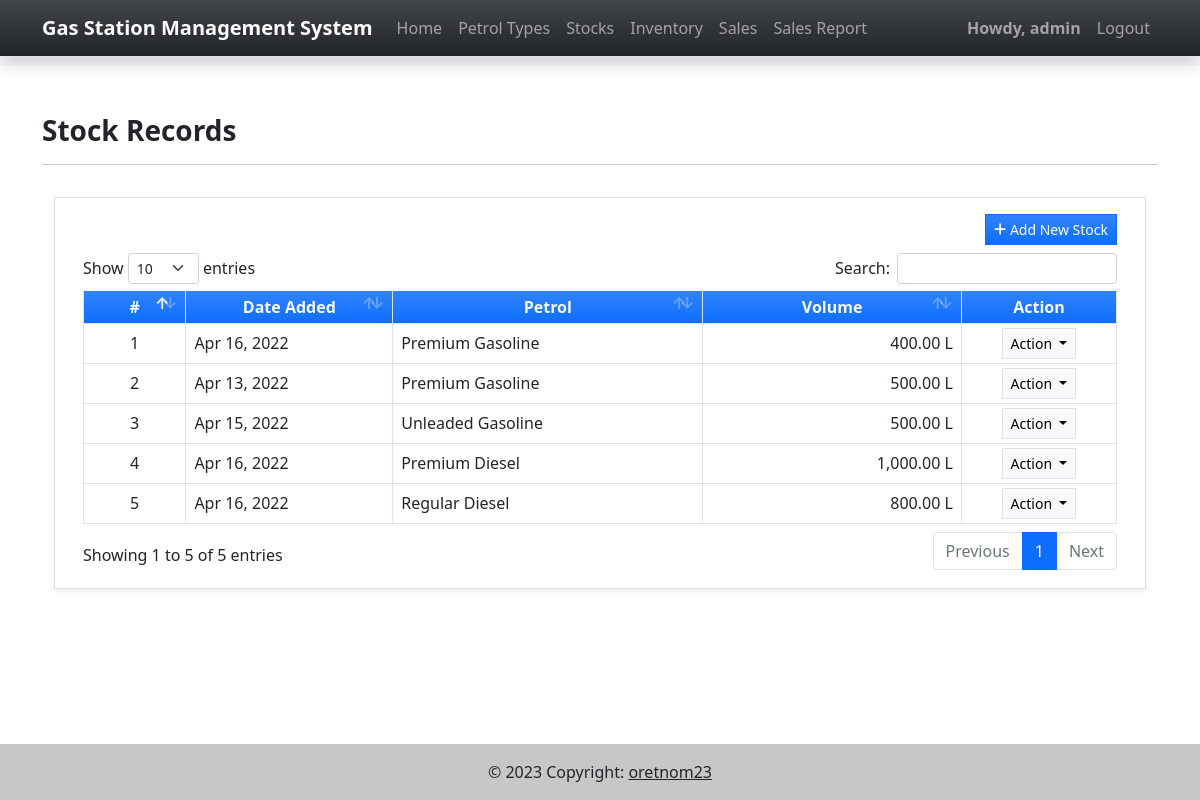
/stock_list (signed in), run on the app's committed database.
### gsmsApp/models.py (models this page shows, shortened)
class Stock(models.Model):
    date = models.DateField(null=True, blank = True)
    petrol = models.ForeignKey(Petrol, on_delete=models.CASCADE)
    volume = models.FloatField(max_length=(15,2), default=0)
    date_added = models.DateTimeField(default = timezone.now)
    date_created = models.DateTimeField(auto_now = True)
    class Meta:
        verbose_name_plural = "Stock-In Records"

class Petrol(models.Model):
    name = models.CharField(max_length=250)
    description = models.TextField()
    status = models.CharField(max_length=2,choices=(('1','Active'),('0', 'Inactive')) , default = 1)
    price = models.FloatField(max_length=(15,2), default= 0)
    delete_flag = models.IntegerField(default = 0)
    date_added = models.DateTimeField(default = timezone.now)
    date_created = models.DateTimeField(auto_now = True)
    class Meta:
        verbose_name_plural = "Petrol Type List"
    def __str__(self):
        return str(f"{self.name}")

### gsmsApp/views.py (the view)
# urls.py: path('stock_list',views.stock_list,name='stock-page'),
@login_required
def stock_list(request):
    context =context_data()
    context['page_title'] = "Stock Records"
    context['page'] = "stock_list"
    petrols = models.Petrol.objects.filter(delete_flag = 0, status = 1).all().values_list('id')
    context['stocks'] = models.Stock.objects.filter(petrol__id__in = petrols).all()
    return render(request, "stock_list.html", context)

### gsmsApp/views.py (called while the page is built)
def context_data():
    context = {
        'page_name' : '',
        'page_title' : '',
        'system_name' : 'Gas Station Management System',
        'topbar' : True,
        'footer' : True,
    }
    return context

### gsmsApp/templates/stock_list.html (shortened to what this page needs)
{% extends "base.html" %} {% load humanize %} {% load customfilter %} {% block pageContent %}
<h3 class="fw-bolder">{{page_title}}</h3>
<hr>
<section class="py-3">
    <div class="container">
        <div class="card rounded-0 shadow-sm blur">
            <div class="card-body">
                <div class="container-fluid">
                    <div class="text-end mb-2">
                        <a href="javascript:void(0)" id="add_new" class="btn btn-primary btn-sm rounded-0 bg-gradient"><i class="fa fa-plus"></i> Add New Stock</a>
                    </div>
                    <table class="table table-stripped table-bordered" id="stock-table">
                        <colgroup>
                            <col width="10%">
                            <col width="20%">
                            <col width="30%">
                            <col width="25%">
                            <col width="15%">
                        </colgroup>
                        <thead>
                            <tr class="bg-primary bg-gradient text-light">
                                <th class="text-center">#</th>
                                <th class="text-center">Date Added</th>
                                <th class="text-center">Petrol</th>
                                <th class="text-center">Volume</th>
                                <th class="text-center">Action</th>
                            </tr>
                        </thead>
                        <tbody>
                            {% for stock in stocks %}
                            <tr>
                                <td class="text-center">{{forloop.counter}}</td>
                                <td class="">{{ stock.date|date:"M d, Y" }}</td>
                                <td class="">{{stock.petrol}}</td>
                                <td class="text-end">{{ stock.volume|floatformat:2|intcomma }} L</td>
                                <td class="text-center">
                                    <div class="dropdown">
                                        <button class="btn btn-light border bg-gradient btn-sm rounded-0 dropdown-toggle" type="button" id="stockDD{{stock.pk}}" data-bs-toggle="dropdown" aria-expanded="false">
                                          Action
                                        </button>
                                    </div>
                                </td>
                            </tr>
                            {% endfor %}
                        </tbody>
                    </table>
                </div>
            </div>
        </div>
    </div>
</section>
</div> {% endblock pageContent %}

### gsmsApp/templates/base.html (shortened to what this page needs)
{% load static %} {% load customfilter %}
<!DOCTYPE html>
<html lang="en">
<head>
    <link rel="stylesheet" href="https://cdnjs.cloudflare.com/ajax/libs/font-awesome/6.1.1/css/all.min.css"
    />
    <link rel="stylesheet" href="{% static 'assets/bootstrap/css/bootstrap.min.css' %}">
    <link rel="stylesheet" href="{% static 'assets/DataTables/datatables.min.css' %}">
    <link rel="stylesheet" href="{% static 'assets/select2/dist/css/select2.min.css' %}">
    <link rel="stylesheet" href="{% static 'assets/default/css/style.css' %}">
</head>
<body class="">
    {% if topbar %} {% block TopNavigation %} {% include "TopNavigation.html" %} {% endblock TopNavigation %} {% endif %}
    <main class="py-5">
        <div class="container mb-3">
             {% block pageContent %} {% endblock pageContent %}
    </main>
    {% if footer %}
    <footer class="bg-light text-lg-start">
        <div class="text-center p-3" style="background-color: rgba(0, 0, 0, 0.2);">
            © {% now 'Y' %} Copyright:
            <a class="text-dark" href="https://sourcecodester.com/tips23" target="_blank">oretnom23</a>
        </div>
    </footer>
    {% endif %}
</body>
</html>

### gsmsApp/templates/topNavigation.html (shortened to what this page needs)
{% load static %}
<header>
    <nav class="navbar navbar-expand-lg navbar-dark bg-dark bg-gradient fixed-top shadow border-bottom">
        <div class="container">
            <a class="navbar-brand" target="_blank" href="./">
                <b>{{system_name}}</b>
            </a>
            <div class="collapse navbar-collapse" id="navbarExample01">
                <ul class="navbar-nav me-auto mb-2 mb-lg-0" id="topNav">
                    <li class="nav-item">
                        <a class="nav-link" aria-current="page" href="{% url 'home-page' %}">Home</a>
                    </li>
                    <li class="nav-item">
                        <a class="nav-link" id="upload-btn" aria-current="page" href="{% url 'petrol-page' %}">Petrol Types</a>
                    </li>
                    <li class="nav-item">
                        <a class="nav-link" id="upload-btn" aria-current="page" href="{% url 'stock-page' %}">Stocks</a>
                    </li>
                    <li class="nav-item">
                        <a class="nav-link" id="upload-btn" aria-current="page" href="{% url 'inventory-page' %}">Inventory</a>
                    </li>
                    <li class="nav-item">
                        <a class="nav-link" id="upload-btn" aria-current="page" href="{% url 'sale-page' %}">Sales</a>
                    </li>
                    <li class="nav-item">
                        <a class="nav-link" id="upload-btn" aria-current="page" href="{% url 'sales-report-page' %}">Sales Report</a>
                    </li>
                </ul>
                <ul class="navbar-nav d-flex flex-row">
                    {% if user.id %}
                    <li class="nav-item">
                        <a class="nav-link"  href="{% url 'profile-page' %}"><b>Howdy, {{user.username}}</b></a>
                    </li>
                    <li class="nav-item">
                        <a class="nav-link" aria-current="page" href="{% url 'logout' %}">Logout</a>
                    </li>
                    {% endif %}
                </ul>
            </div>
        </div>
    </nav>
    <div id="intro" class="pt-2 text-center bg-light">
    </div>
</header>

### static/assets/default/css/style.css (style rules this page uses)
html, body { height: 100%; width: 100%; max-height: 100%; overflow: auto; display: flex; flex-direction: column; }
body>header { flex-shrink: auto; }
body>main { flex-shrink: auto; flex-grow: auto; overflow: auto; }
body>footer { flex-shrink: auto; position: absolute; bottom: 0; left: 0; width: calc(100%); }

### gsmsApp/templates/topNavigation.html (style rules this page uses)
#intro { margin-top: 58px; }

### data on the page
Stock: date "Apr 16, 2022", petrol "Premium Gasoline", volume "400.00"
Stock: date "Apr 13, 2022", petrol "Premium Gasoline", volume "500.00"
Stock: date "Apr 15, 2022", petrol "Unleaded Gasoline", volume "500.00"
Stock: date "Apr 16, 2022", petrol "Premium Diesel", volume "1,000.00"
Stock: date "Apr 16, 2022", petrol "Regular Diesel", volume "800.00"

### other printed values
{{ system_name }} "Gas Station Management System"
{{ user.username }} "admin"
{{ page_title }} "Stock Records"
